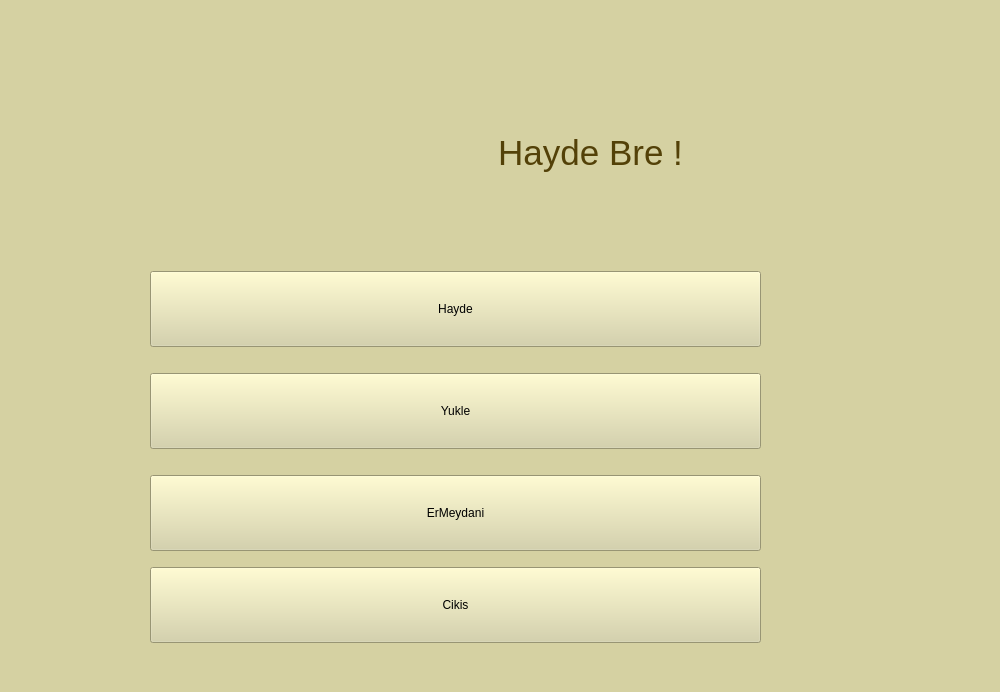
<?xml version="1.0" encoding="UTF-8"?>
<ui version="4.0">
 <class>MainWindow</class>
 <widget class="QMainWindow" name="MainWindow">
  <property name="geometry">
   <rect>
    <x>0</x>
    <y>0</y>
    <width>1000</width>
    <height>692</height>
   </rect>
  </property>
  <property name="windowTitle">
   <string>MainWindow</string>
  </property>
  <property name="autoFillBackground">
   <bool>false</bool>
  </property>
  <property name="styleSheet">
   <string notr="true">background:#d5d1a2

</string>
  </property>
  <widget class="QWidget" name="centralwidget">
   <widget class="QWidget" name="">
    <property name="geometry">
     <rect>
      <x>150</x>
      <y>51</y>
      <width>611</width>
      <height>592</height>
     </rect>
    </property>
    <layout class="QVBoxLayout" name="verticalLayout_3">
     <item>
      <layout class="QHBoxLayout" name="horizontalLayout">
       <item>
        <widget class="QLabel" name="label_2">
         <property name="text">
          <string/>
         </property>
         <property name="pixmap">
          <pixmap>kocayusuf-200x200.png</pixmap>
         </property>
        </widget>
       </item>
       <item>
        <widget class="QLabel" name="label">
         <property name="statusTip">
          <string notr="true"/>
         </property>
         <property name="whatsThis">
          <string notr="true"/>
         </property>
         <property name="styleSheet">
          <string notr="true">font-size:35px;color:#534108;text-align:center;</string>
         </property>
         <property name="text">
          <string>  Hayde Bre !      </string>
         </property>
         <property name="alignment">
          <set>Qt::AlignCenter</set>
         </property>
        </widget>
       </item>
      </layout>
     </item>
     <item>
      <layout class="QVBoxLayout" name="verticalLayout">
       <property name="sizeConstraint">
        <enum>QLayout::SetMaximumSize</enum>
       </property>
       <item>
        <widget class="QPushButton" name="pushButton_4">
         <property name="styleSheet">
          <string notr="true">padding:30px;margin-top:10px;margin-bottom:10px;</string>
         </property>
         <property name="text">
          <string>Hayde</string>
         </property>
        </widget>
       </item>
       <item>
        <widget class="QPushButton" name="pushButton">
         <property name="sizePolicy">
          <sizepolicy hsizetype="Preferred" vsizetype="Fixed">
           <horstretch>0</horstretch>
           <verstretch>0</verstretch>
          </sizepolicy>
         </property>
         <property name="styleSheet">
          <string notr="true">padding:30px;margin-top:10px;margin-bottom:10px;</string>
         </property>
         <property name="text">
          <string>Yukle</string>
         </property>
        </widget>
       </item>
       <item>
        <widget class="QPushButton" name="pushButton_3">
         <property name="styleSheet">
          <string notr="true">padding:30px;margin-top:10px;margin-bottom:10px;</string>
         </property>
         <property name="text">
          <string>ErMeydani</string>
         </property>
        </widget>
       </item>
       <item>
        <widget class="QPushButton" name="pushButton_2">
         <property name="styleSheet">
          <string notr="true">padding:30px;</string>
         </property>
         <property name="text">
          <string>Cikis</string>
         </property>
        </widget>
       </item>
      </layout>
     </item>
    </layout>
   </widget>
  </widget>
  <widget class="QStatusBar" name="statusbar"/>
 </widget>
 <resources/>
 <connections/>
</ui>
